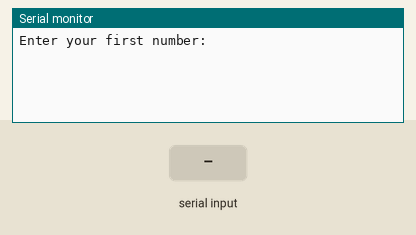
A sketch run on a simulated Arduino Uno, built with avr-gcc and run on an emulated ATmega328P. On the bench: the last lines printed to the serial monitor. The test bench sets the inputs (shaded band).

Above: at 1.2 s.
1.3 s: "90,45,200\n" received over Serial
At 1.49 s:
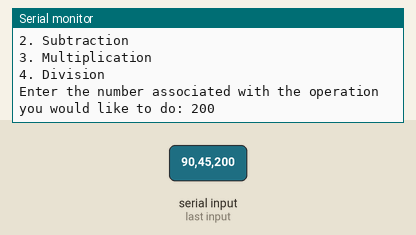
2.8 s: "30,150,10\n" received over Serial
At 3.6 s:
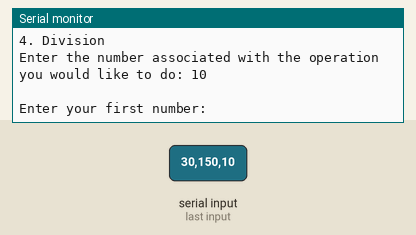

Measured:
- after the input at 1.3 s, the serial monitor: prints a new line at once (image 1)
- after the input at 2.8 s, the serial monitor: prints a new line at once (image 2)

The sketch:

CalculatorProgram.ino
```cpp
void setup() {
  Serial.begin(9600);
}

void loop() {
  Serial.print("Enter your first number: ");
  while(!Serial.available()){}
  float num1 = Serial.parseFloat();
  Serial.println(num1);
  Serial.read();

  Serial.print("Enter your second number: ");
  while(!Serial.available()){}
  float num2 = Serial.parseFloat();
  Serial.println(num2);
  Serial.read();
  Serial.println("  ");

  Serial.println("Operation Menu");
  Serial.println("1. Addition");
  Serial.println("2. Subtraction");
  Serial.println("3. Multiplication");
  Serial.println("4. Division");
  Serial.print("Enter the number associated with the operation you would like to do: ");
  while(!Serial.available()){}
  int operation = Serial.parseInt();
  Serial.println(operation);
  Serial.read();
  Serial.println("  ");

  if(operation == 1)
  {
     float answer = num1 + num2;
     Serial.print(num1);
     Serial.print(" + ");
     Serial.print(num2);
     Serial.print(" = ");
     Serial.println(answer);
     Serial.println("  ");
  }
  else if(operation == 2)
  {
    float answer = num1 - num2;
    Serial.print(num1);
    Serial.print(" - ");
    Serial.print(num2);
    Serial.print(" = ");
    Serial.println(answer);
    Serial.println("  ");
  }
  else if(operation == 3)
  {
    float answer = num1 * num2;
    Serial.print(num1);
    Serial.print(" * ");
    Serial.print(num2);
    Serial.print(" = ");
    Serial.println(answer);
    Serial.println("  ");
  }
  else if(operation == 4)
  {
    float answer = num1 / num2;
    Serial.print(num1);
    Serial.print(" / ");
    Serial.print(num2);
    Serial.print(" = ");
    Serial.println(answer);
    Serial.println("  ");
  }

}
```
